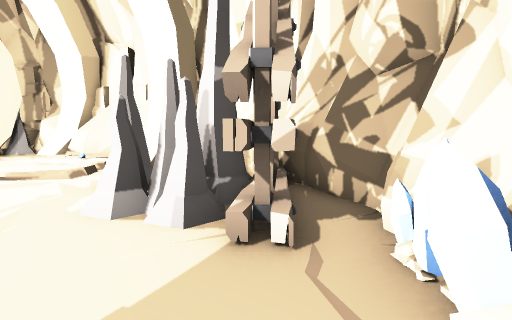
View 1 (above)

16 first-person views from a walk through a Unity game level. The camera is 1.2 m above the floor, tilts 6° down and sees 90° across. The floor is counted in squares, 1 m on a side. Each view is taken from the middle of a square. On the plan, view 1 faces up. The plan holds only what a view shows up to about 12 squares ahead; the rest is blank. The place goes on beyond the plan. The player character is not drawn. Some animated figures are not drawn. Door leaves are left out, so doorways stand open.

View 2
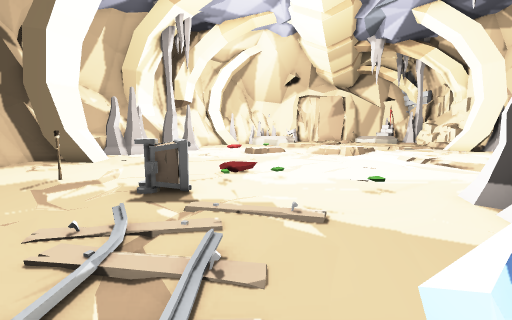

View 3
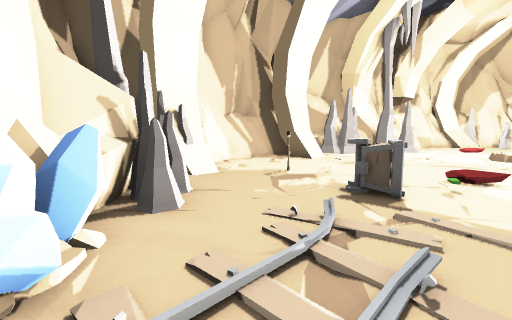

View 4
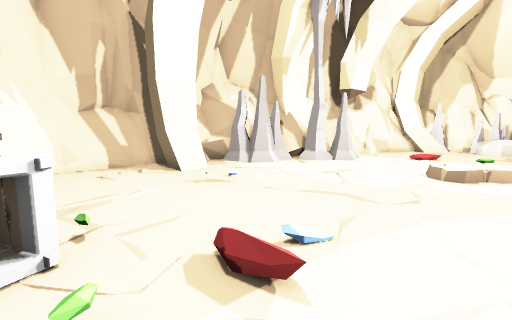

View 5
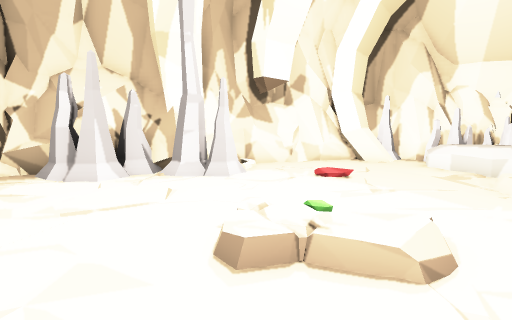

View 6
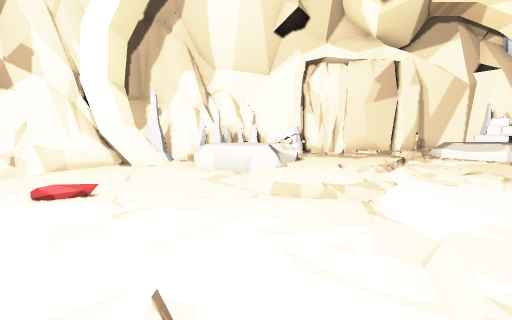

View 7
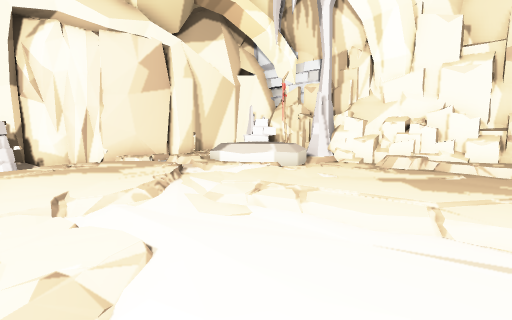

View 8
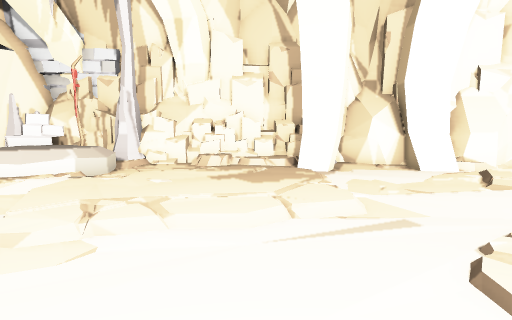

View 9
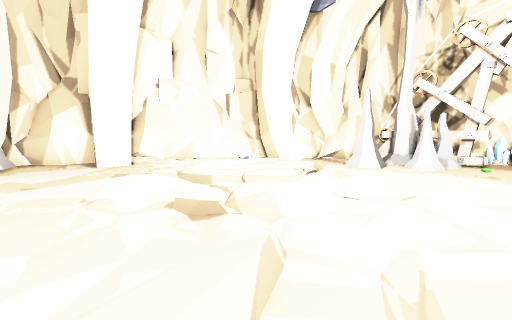

View 10
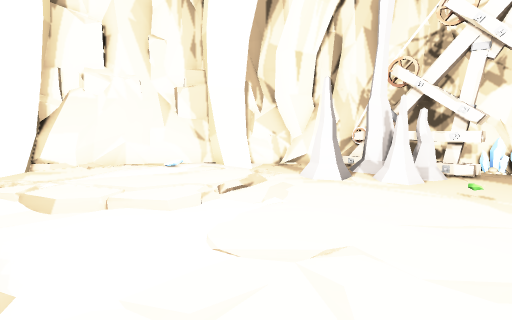

View 11
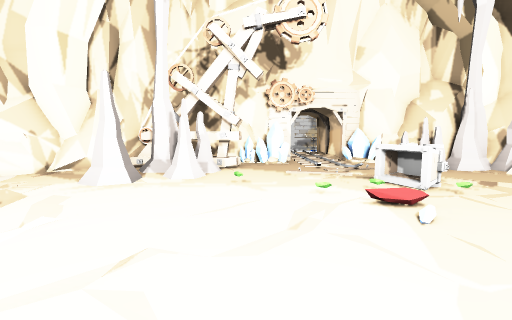

View 12
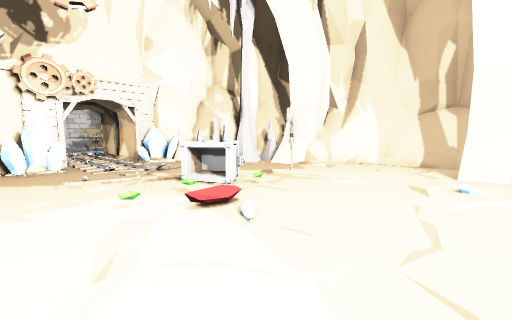

View 13
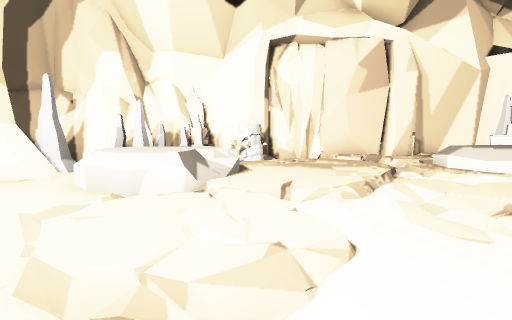

View 14
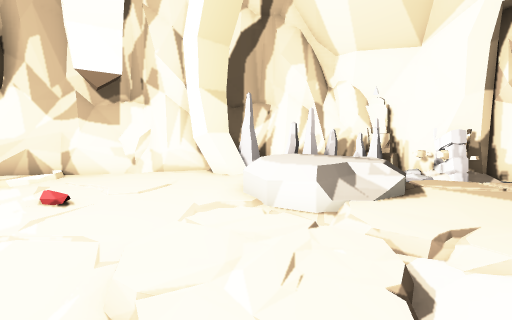

View 15
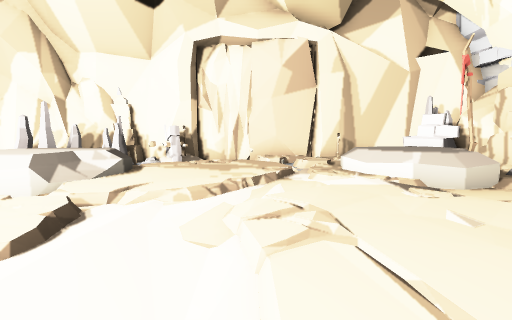

View 16
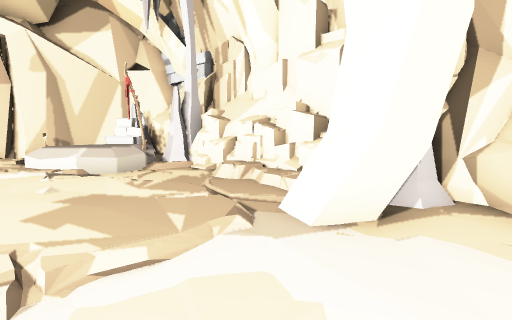

### Floor plan
Key: @ floor where view 1 was taken; # wall or solid block; . main floor; : floor 0.25 m higher than the main floor; + floor 0.5 m higher than the main floor; * floor 0.75 m higher than the main floor; / step, stairs or slope; = window, fence, low wall or low ledge; ^ raised ledge; O other object.
Columns run from 27 left of view 1 to 5 right of it. Each row starts with its distance up from view 1.
 16       ##########
 15  #### #O#OOOOOO#
 14  #O#OOOOO +   #####
 13  #OOOOO../...##..#######
 12 ## /**/...//.=.../// .###
 11  #  ***.//::::.../     ##
 10  OO ////:::::....: ::::####
  9  O  / /::::::...:::::O:=..##
  8  O  //..:::::.....    /...##
  7  O    :.::...:/.../   /....##
  6 OO     :..::::  ...://..O./###
  5 OO      .::::    ......../##.##
  4 OOOO    : :..:  :........OO#.##
  3 OOO# //=/ :... ............#.##
  2   OO/**///..............O....##
  1  ##O **/...... O......O.....OO#
  0   ##O/=....... :...........@..
 -1   ##.................O.O.....
 -2    #O#....O...........OOO./..O#O
 -3    ###.......................OO
 -4     ###/....O.....O........O^#OO
 -5       ##....O#.........O...O##OOO
 -6        #######OO..........OO#  O
 -7             ##OOO.##.....#O##
 -8              ####.##...######
 -9                 ####=###
-10                   #####

Where each view was taken, in squares from view 1:
view 1: 0 up, 0 right, facing up
view 2: 0 up, 2 right, facing left
view 3: 0 up, 2 right, facing down-left
view 4: 1 up, 4 left, facing down-left
view 5: 2 up, 10 left, facing down-left
view 6: 2 up, 12 left, facing left
view 7: 4 up, 15 left, facing up-left
view 8: 4 up, 16 left, facing up
view 9: 2 up, 13 left, facing up-right
view 10: 2 up, 10 left, facing up-right
view 11: 2 up, 10 left, facing right
view 12: 2 up, 9 left, facing down-right
view 13: 4 up, 15 left, facing left
view 14: 5 up, 16 left, facing down-left
view 15: 7 up, 15 left, facing left
view 16: 9 up, 12 left, facing up-left
